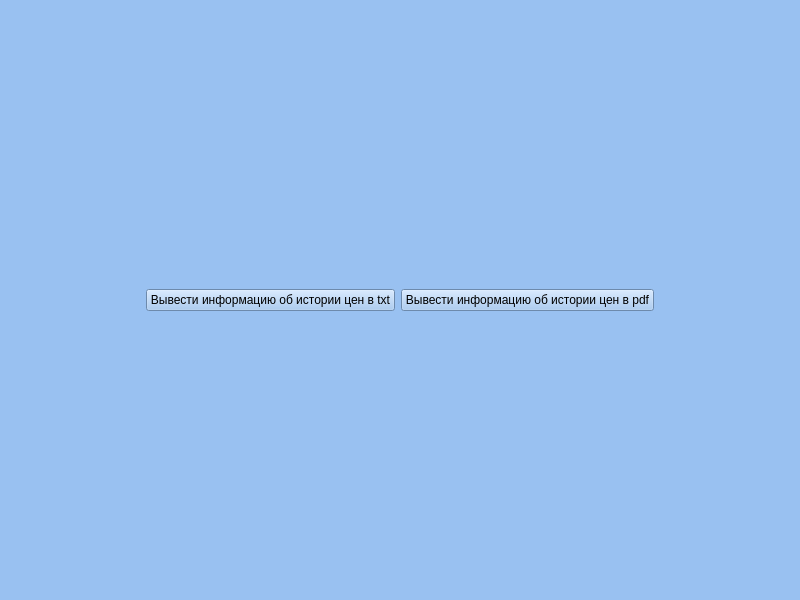
<?xml version="1.0" encoding="UTF-8"?>
<ui version="4.0">
 <class>Form</class>
 <widget class="QWidget" name="Form">
  <property name="geometry">
   <rect>
    <x>0</x>
    <y>0</y>
    <width>800</width>
    <height>600</height>
   </rect>
  </property>
  <property name="maximumSize">
   <size>
    <width>800</width>
    <height>600</height>
   </size>
  </property>
  <property name="windowTitle">
   <string>Form</string>
  </property>
  <property name="styleSheet">
   <string notr="true">background-color: rgb(153, 193, 241)</string>
  </property>
  <layout class="QGridLayout" name="gridLayout_2">
   <item row="1" column="2">
    <spacer name="horizontalSpacer_2">
     <property name="orientation">
      <enum>Qt::Horizontal</enum>
     </property>
     <property name="sizeHint" stdset="0">
      <size>
       <width>40</width>
       <height>20</height>
      </size>
     </property>
    </spacer>
   </item>
   <item row="1" column="0">
    <spacer name="horizontalSpacer">
     <property name="orientation">
      <enum>Qt::Horizontal</enum>
     </property>
     <property name="sizeHint" stdset="0">
      <size>
       <width>40</width>
       <height>20</height>
      </size>
     </property>
    </spacer>
   </item>
   <item row="1" column="1">
    <layout class="QGridLayout" name="gridLayout">
     <item row="0" column="1">
      <widget class="QPushButton" name="pdfButton">
       <property name="text">
        <string>Вывести информацию об истории цен в pdf</string>
       </property>
      </widget>
     </item>
     <item row="0" column="0">
      <widget class="QPushButton" name="txtButton">
       <property name="text">
        <string>Вывести информацию об истории цен в txt</string>
       </property>
      </widget>
     </item>
    </layout>
   </item>
   <item row="0" column="1">
    <spacer name="verticalSpacer_2">
     <property name="orientation">
      <enum>Qt::Vertical</enum>
     </property>
     <property name="sizeHint" stdset="0">
      <size>
       <width>20</width>
       <height>40</height>
      </size>
     </property>
    </spacer>
   </item>
   <item row="2" column="0" colspan="3">
    <spacer name="verticalSpacer">
     <property name="orientation">
      <enum>Qt::Vertical</enum>
     </property>
     <property name="sizeHint" stdset="0">
      <size>
       <width>20</width>
       <height>40</height>
      </size>
     </property>
    </spacer>
   </item>
  </layout>
 </widget>
 <resources/>
 <connections/>
</ui>
